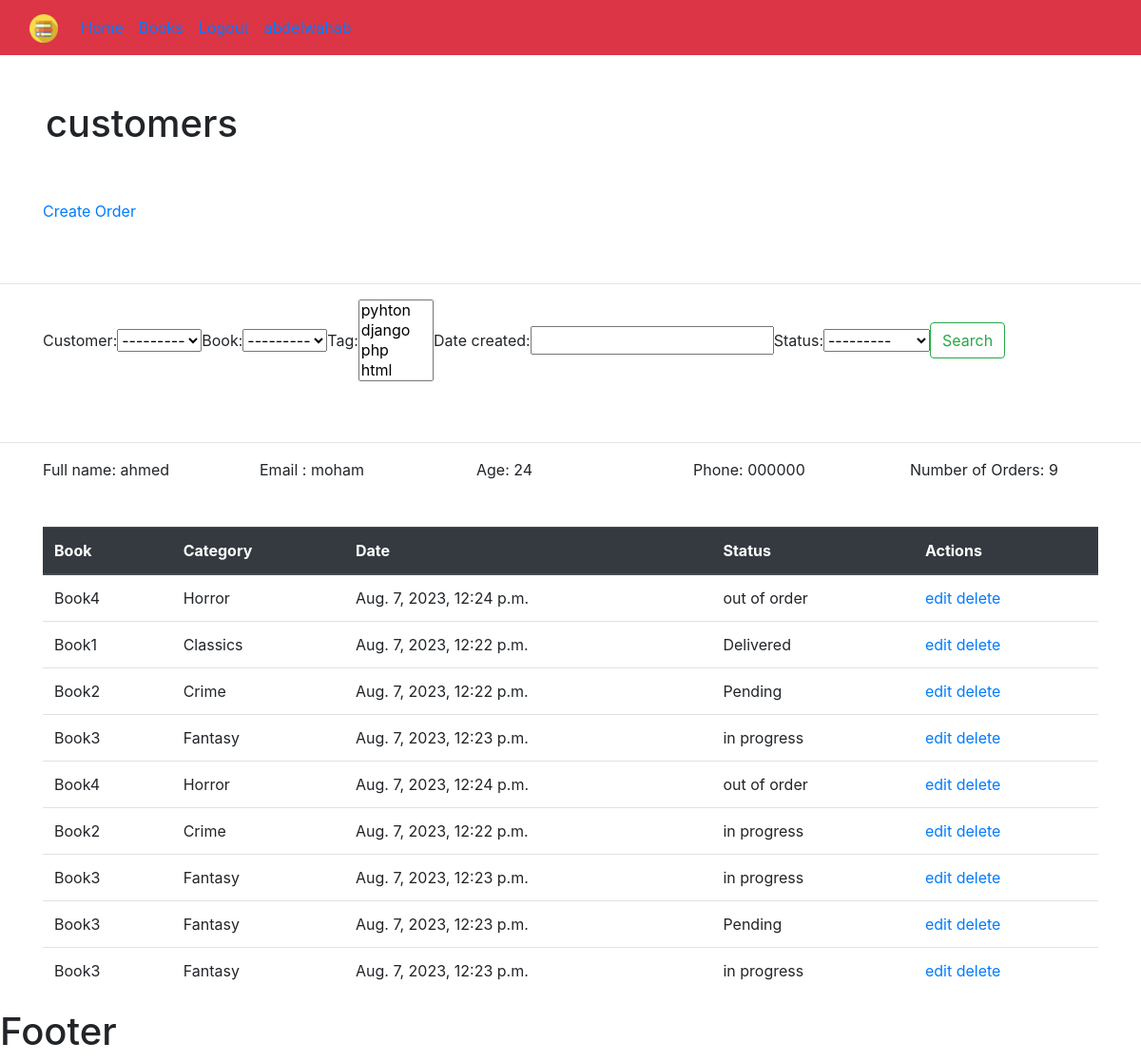
Page /customer/1 (signed in) on the committed database.
### bookstore/models.py (models this page shows)
class Customer (models.Model):
    name=models.CharField(max_length=190,null=True)
    email=models.CharField(max_length=190,null=True)
    phone=models.CharField(max_length=190,null=True)
    age=models.CharField(max_length=190,null=True)
    date_created=models.DateTimeField(auto_now_add=True,null=True)
    def __str__(self):
        return self.name

class Order(models.Model):
    STATUS=(
        ('Pending','Pending'),
        ('Delivered','Delivered'),
        ('in progress','in progress'),
        ('out of order','out of order')
    )
    customer=models.ForeignKey(Customer,null=True,on_delete=models.SET_NULL)
    book=models.ForeignKey(Book,null=True, on_delete=models.SET_NULL)
    tag=models.ManyToManyField(Tag)
    date_created=models.DateTimeField(auto_now_add=True,null=True)
    status=models.CharField(max_length=190,null=True,choices=STATUS)

class Book(models.Model):
    CATEGORY=(
        ('Classics','Classics'),
        ('Crime','Crime'),
        ('Fantasy','Fantasy'),
        ('Horror','Horror')
    )
    name=models.CharField(max_length=190,null=True)
    author=models.CharField(max_length=190,null=True)
    price=models.FloatField(null=True)
    category=models.CharField(max_length=190,null=True ,choices=CATEGORY)
    description=models.CharField(max_length=200,null=True)
    date_created=models.DateTimeField(auto_now_add=True,null=True)
    tag=models.ManyToManyField(Tag)
    def __str__(self):
        return self.name

### bookstore/views.py (the view, shortened to what this page needs)
# urls.py: path('customer/<str:pk>',views.customer,name="customer"),
@login_required(login_url='login')
def customer(request,pk):  # 3
    customer=Customer.objects.get(id=pk)
    orders=customer.order_set.all()
    number_orders=orders.count()
    searchFilter =OrderFilter(request.GET , queryset=orders)
    orders = searchFilter.qs
    context={'customer':customer,'myFilter':searchFilter,'orders':orders,'number_orders':number_orders}
    return render(request ,'bookstore/customer.html',context)

### bookstore/models.py (called while the page is built)
    def __str__(self):
        return self.name

### bookstore/templates/bookstore/customer.html
{% extends 'bookstore/main.html' %}
{% block content %}
<h1 class="p-5">customers</h1>
<div class="container pb-5">
  <div class="row">
    <div class="col-sm">
     <a href="{% url 'create' customer.id %}">Create Order</a>
    </div>
  </div>
</div>
<hr>
<div class="container pb-5">
  <div class="row">
    <div class="col-sm">
      <form class="form-inline my-2 my-lg-0" method="GET">
        {{myFilter.form}}
        <button class="btn btn-outline-success my-2 my-sm-0" type="submit">Search</button>
      </form>
    </div>
  </div>
</div>
<hr>
<div class="container pb-5">
    <div class="row">
      <div class="col-sm">
       Full name: {{customer.name}}
      </div>
      <div class="col-sm">
        Email : {{customer.email}}
      </div>
      <div class="col-sm">
        Age: {{customer.age}}
      </div>
      <div class="col-sm">
        Phone: {{customer.phone}}
      </div>
      <div class="col-sm">
        Number of Orders: {{number_orders}}
      </div>
    </div>
</div>
<div class="container">
    <table class="table">
        <thead class="thead-dark">
          <tr>
            <th scope="col">Book</th>
            <th scope="col">Category</th>
            <th scope="col">Date</th>
            <th scope="col">Status</th>
            <th scope="col">Actions</th>
          </tr>
        </thead>
        <tbody>
            {% for item in orders %}
            <tr>
                <td>{{item.book}}</td>
                <td>{{item.book.category}}</td>
                <td>{{item.book.date_created}}</td>
                <td>{{item.status}}</td>
                <td>
                  <a href="{% url 'update' item.id  %}">edit</a>
                  <a href="{% url 'delete' item.id  %}">delete</a>
              </td>
            </tr>
            {% endfor %}
        </tbody>
    </table>
</div>
{% endblock %}

### rows in the picture
Customer: name "ahmed", email "moham", age "24", phone "000000"
Order: book "Book4", book.category "Horror", book.date_created "Aug. 7, 2023, 12:24 p.m.", status "out of order"
Order: book "Book1", book.category "Classics", book.date_created "Aug. 7, 2023, 12:22 p.m.", status "Delivered"
Order: book "Book2", book.category "Crime", book.date_created "Aug. 7, 2023, 12:22 p.m.", status "Pending"
Order: book "Book3", book.category "Fantasy", book.date_created "Aug. 7, 2023, 12:23 p.m.", status "in progress"
Order: book "Book4", book.category "Horror", book.date_created "Aug. 7, 2023, 12:24 p.m.", status "out of order"
Order: book "Book2", book.category "Crime", book.date_created "Aug. 7, 2023, 12:22 p.m.", status "in progress"
Order: book "Book3", book.category "Fantasy", book.date_created "Aug. 7, 2023, 12:23 p.m.", status "in progress"
Order: book "Book3", book.category "Fantasy", book.date_created "Aug. 7, 2023, 12:23 p.m.", status "Pending"
Order: book "Book3", book.category "Fantasy", book.date_created "Aug. 7, 2023, 12:23 p.m.", status "in progress"

### other values in the picture
{{ number_orders }} "9"
